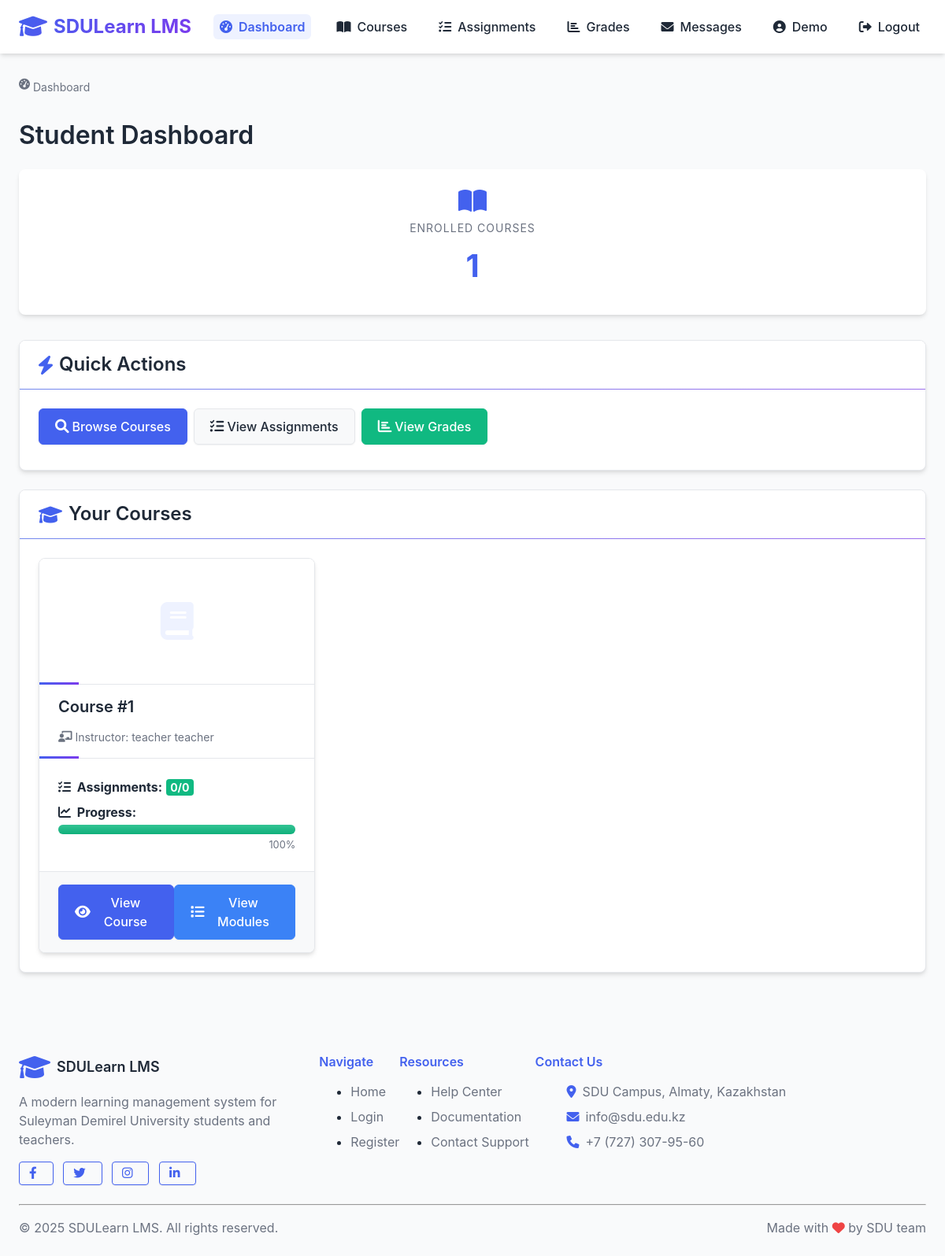
The page /student/dashboard (signed in) on the database its author committed.
### lms/models/user.py (models this page shows, shortened)
class User(db.Model, UserMixin):
    __tablename__ = 'users'
    id = db.Column(db.Integer, primary_key=True)
    first_name = db.Column(db.String(50), nullable=False)
    last_name = db.Column(db.String(50), nullable=False)
    email = db.Column(db.String(120), unique=True, nullable=False)
    password_hash = db.Column(db.String(256), nullable=False)
    role_id = db.Column(db.Integer, db.ForeignKey('roles.id'), nullable=False)
    is_active = db.Column(db.Boolean, default=True)
    created_at = db.Column(db.DateTime, default=datetime.utcnow)
    updated_at = db.Column(db.DateTime, default=datetime.utcnow, onupdate=datetime.utcnow)
    certificate_path = db.Column(db.String(255), nullable=True, default=None)
    certificate_verified = db.Column(db.Boolean, nullable=True, default=False)
    certificate_submitted_at = db.Column(db.DateTime, nullable=True, default=None)
    created_courses = db.relationship('Course', backref='teacher', lazy='dynamic')
    enrollments = db.relationship('Enrollment', back_populates='student', lazy='dynamic')
    submissions = db.relationship('Submission', back_populates='student', lazy='dynamic')
    @property
    def password(self):
        raise AttributeError('Password is not a readable attribute')
    def is_admin(self):
        return self.role.name == 'admin'
    def is_teacher(self):
        return self.role.name == 'teacher'
    def is_student(self):
        return self.role.name == 'student'
    def get_full_name(self):
        return f"{self.first_name} {self.last_name}"

### lms/models/course.py (models this page shows, shortened)
class Course(db.Model):
    __tablename__ = 'courses'
    id = db.Column(db.Integer, primary_key=True)
    title = db.Column(db.String(100), nullable=False)
    description = db.Column(db.Text)
    category_id = db.Column(db.Integer, db.ForeignKey('categories.id'))
    teacher_id = db.Column(db.Integer, db.ForeignKey('users.id'), nullable=False)
    image_path = db.Column(db.String(255))
    is_active = db.Column(db.Boolean, default=True)  # New field for course activation status
    is_approved = db.Column(db.Boolean, default=False)  # Field for admin approval status
    created_at = db.Column(db.DateTime, default=datetime.utcnow)
    materials = db.relationship('Material', backref='course', lazy='dynamic', cascade="all, delete-orphan")
    assignments = db.relationship('Assignment', backref='course', lazy='dynamic', cascade="all, delete-orphan")
    enrollments = db.relationship('Enrollment', back_populates='course', lazy='dynamic', cascade="all, delete-orphan")
    modules = db.relationship('Module', backref='course', lazy='dynamic', cascade="all, delete-orphan")

### lms/routes/student.py (the view, shortened to what this page needs)
@student_bp.route('/dashboard')
@login_required
@student_required
def dashboard():
    enrollments = Enrollment.query.filter_by(student_id=current_user.id).all()
    enrolled_courses = [enrollment.course for enrollment in enrollments]
    total_courses = len(enrolled_courses)
    course_stats = []
    for course in enrolled_courses:
        assignments = Assignment.query.filter_by(course_id=course.id).all()
        total_assignments = len(assignments)
        completed_assignments = 0
        if total_assignments > 0:
            progress = (completed_assignments / total_assignments) * 100
        else:
            progress = 100  # No assignments means 100% complete
        course_stats.append({
            'id': course.id,
            'title': course.title,
            'teacher': course.teacher.get_full_name(),
            'total_assignments': total_assignments,
            'completed_assignments': completed_assignments,
            'progress': progress
        })
    return render_template('student/dashboard.html',
                           total_courses=total_courses,
                           course_stats=course_stats)

### app.py (called while the page is built)
@login_manager.user_loader
def load_user(user_id):
    return User.query.get(int(user_id))

### lms/routes/student.py (called while the page is built)
def student_required(f):
    @wraps(f)
    def decorated_function(*args, **kwargs):
        if not current_user.is_authenticated or not current_user.is_student():
            flash('You do not have permission to access this page.', 'danger')
            return redirect(url_for('auth.login'))
        return f(*args, **kwargs)
    return decorated_function

### lms/templates/student/dashboard.html (shortened to what this page needs)
{% extends 'base.html' %}
{% block content %}
<div class="breadcrumb">
    <div class="breadcrumb-item active"><i class="fas fa-tachometer-alt mr-1"></i> Dashboard</div>
</div>
<h1 class="mb-4">Student Dashboard</h1>
<div class="dashboard-stats">
    <div class="stat-card">
        <i class="fas fa-book-open mb-2" style="font-size: 2rem; color: var(--primary);"></i>
        <div class="stat-label">Enrolled Courses</div>
        <div class="stat-value">{{ total_courses }}</div>
    </div>
</div>
<div class="card mb-4">
    <div class="card-header">
        <h3><i class="fas fa-bolt mr-2"></i>Quick Actions</h3>
    </div>
    <div class="card-body">
        <div class="d-flex flex-wrap gap-2">
            <a href="{{ url_for('student.browse_courses') }}" class="btn btn-primary mb-2 mr-2">
                <i class="fas fa-search mr-1"></i> Browse Courses
            </a>
            <a href="{{ url_for('student.my_assignments') }}" class="btn btn-secondary mb-2 mr-2">
                <i class="fas fa-tasks mr-1"></i> View Assignments
            </a>
            <a href="{{ url_for('student.view_grades') }}" class="btn btn-success mb-2">
                <i class="fas fa-chart-bar mr-1"></i> View Grades
            </a>
        </div>
    </div>
</div>
<div class="card">
    <div class="card-header">
        <h3><i class="fas fa-graduation-cap mr-2"></i>Your Courses</h3>
    </div>
    <div class="card-body">
        {% if course_stats %}
            <div class="course-grid">
                {% for course in course_stats %}
                <div class="course-card">
                    {% if course.image_path %}
                    <img src="{{ url_for('static', filename='uploads/' + course.image_path) }}" class="course-image" alt="{{ course.title }}">
                    {% else %}
                    <div class="course-card-header" style="height: 160px; display: flex; justify-content: center; align-items: center;">
                        <i class="fas fa-book" style="font-size: 3rem; color: var(--primary-light);"></i>
                    </div>
                    {% endif %}
                    <div class="course-card-header">
                        <h4 class="course-title">{{ course.title }}</h4>
                        <div class="course-teacher">
                            <i class="fas fa-chalkboard-teacher mr-1"></i> Instructor: {{ course.teacher }}
                        </div>
                    </div>
                    <div class="course-card-body">
                        <div class="mb-2">
                            <strong><i class="fas fa-tasks mr-1"></i> Assignments:</strong>
                            <span class="badge {% if course.completed_assignments == course.total_assignments %}badge-success{% else %}badge-primary{% endif %}">
                                {{ course.completed_assignments }}/{{ course.total_assignments }}
                            </span>
                        </div>
                        <div>
                            <strong><i class="fas fa-chart-line mr-1"></i> Progress:</strong>
                            <div class="progress mt-1">
                                <div class="progress-bar {% if course.progress > 80 %}bg-success{% endif %}"
                                     style="width: {{ course.progress }}%;"
                                     aria-valuenow="{{ course.progress }}"
                                     aria-valuemin="0"
                                     aria-valuemax="100">
                                </div>
                            </div>
                            <div class="text-right text-muted mt-1" style="font-size: 0.8rem;">
                                {{ course.progress }}%
                            </div>
                        </div>
                    </div>
                    <div class="course-card-footer">
                        <a href="{{ url_for('student.view_course', course_id=course.id) }}" class="btn btn-primary">
                            <i class="fas fa-eye mr-1"></i> View Course
                        </a>
                        <a href="{{ url_for('student.view_course_modules', course_id=course.id) }}" class="btn btn-info">
                            <i class="fas fa-list mr-1"></i> View Modules
                        </a>
                    </div>
                </div>
                {% endfor %}
            </div>
        {% endif %}
    </div>
</div>
{% endblock %}

### lms/templates/base.html (shortened to what this page needs)
<!DOCTYPE html>
<html lang="en">
<head>
    <link rel="stylesheet" href="{{ url_for('static', filename='css/styles.css') }}">
    <link rel="stylesheet" href="https://cdnjs.cloudflare.com/ajax/libs/font-awesome/6.0.0-beta3/css/all.min.css">
</head>
<body>
    <nav class="navbar">
        <div class="container navbar-container">
            <a href="/" class="navbar-logo">
                <i class="fas fa-graduation-cap"></i> SDULearn LMS
            </a>
            <ul class="navbar-links" id="navbar-links">
                {% if current_user.is_authenticated %}
                    {% if current_user.is_admin() %}
                        <li><a href="{{ url_for('admin.dashboard') }}" {% if request.path.startswith('/admin/dashboard') %}class="active"{% endif %}><i class="fas fa-tachometer-alt"></i> Dashboard</a></li>
                        <li><a href="{{ url_for('admin.manage_users') }}" {% if request.path.startswith('/admin/users') %}class="active"{% endif %}><i class="fas fa-users"></i> Users</a></li>
                        <li><a href="{{ url_for('admin.manage_teachers') }}" {% if request.path.startswith('/admin/teachers') %}class="active"{% endif %}><i class="fas fa-chalkboard-teacher"></i> Teachers</a></li>
                        <li><a href="{{ url_for('admin.manage_courses') }}" {% if request.path.startswith('/admin/courses') %}class="active"{% endif %}><i class="fas fa-book"></i> Courses</a></li>
                        <li><a href="{{ url_for('messages.inbox') }}" {% if request.path.startswith('/messages') %}class="active"{% endif %}><i class="fas fa-envelope"></i> Messages
                            <span id="messages-unread-badge" class="badge badge-danger" style="display: none;"></span>
                        </a></li>
                    {% elif current_user.is_student() %}
                        <li><a href="{{ url_for('student.dashboard') }}" {% if request.path.startswith('/student/dashboard') %}class="active"{% endif %}><i class="fas fa-tachometer-alt"></i> Dashboard</a></li>
                        <li><a href="{{ url_for('student.browse_courses') }}" {% if request.path.startswith('/student/courses') %}class="active"{% endif %}><i class="fas fa-book-open"></i> Courses</a></li>
                        <li><a href="{{ url_for('student.my_assignments') }}" {% if request.path.startswith('/student/assignments') %}class="active"{% endif %}><i class="fas fa-tasks"></i> Assignments</a></li>
                        <li><a href="{{ url_for('student.view_grades') }}" {% if request.path.startswith('/student/grades') %}class="active"{% endif %}><i class="fas fa-chart-bar"></i> Grades</a></li>
                        <li><a href="{{ url_for('messages.inbox') }}" {% if request.path.startswith('/messages') %}class="active"{% endif %}><i class="fas fa-envelope"></i> Messages
                        </a></li>
                    {% endif %}
                    <li><a href="{{ url_for('auth.profile') }}" {% if request.path.startswith('/auth/profile') %}class="active"{% endif %}><i class="fas fa-user-circle"></i> {{ current_user.first_name }}</a></li>
                    <li><a href="{{ url_for('auth.logout') }}"><i class="fas fa-sign-out-alt"></i> Logout</a></li>
                {% endif %}
            </ul>
        </div>
    </nav>
    <div class="container py-4">
        {% block content %}{% endblock %}
    </div>
    <footer class="bg-white py-4 mt-5 border-top">
        <div class="container">
            <div class="row">
                <div class="col-md-4">
                    <div class="d-flex align-items-center mb-3">
                        <i class="fas fa-graduation-cap text-primary mr-2" style="font-size: 2rem;"></i>
                        <h5 class="mb-0">SDULearn LMS</h5>
                    </div>
                    <p class="text-muted">A modern learning management system for Suleyman Demirel University students and teachers.</p>
                    <div class="mt-3">
                        <a href="#" class="btn btn-sm btn-outline-primary mr-2"><i class="fab fa-facebook-f"></i></a>
                        <a href="#" class="btn btn-sm btn-outline-primary mr-2"><i class="fab fa-twitter"></i></a>
                        <a href="#" class="btn btn-sm btn-outline-primary mr-2"><i class="fab fa-instagram"></i></a>
                        <a href="#" class="btn btn-sm btn-outline-primary"><i class="fab fa-linkedin-in"></i></a>
                    </div>
                </div>
                <div class="col-md-2">
                    <h6 class="mb-3 text-primary">Navigate</h6>
                    <ul class="list-unstyled">
                        <li class="mb-2"><a href="/" class="text-muted">Home</a></li>
                        <li class="mb-2"><a href="/auth/login" class="text-muted">Login</a></li>
                        <li class="mb-2"><a href="/auth/register" class="text-muted">Register</a></li>
                    </ul>
                </div>
                <div class="col-md-2">
                    <h6 class="mb-3 text-primary">Resources</h6>
                    <ul class="list-unstyled">
                        <li class="mb-2"><a href="#" class="text-muted">Help Center</a></li>
                        <li class="mb-2"><a href="#" class="text-muted">Documentation</a></li>
                        <li class="mb-2"><a href="#" class="text-muted">Contact Support</a></li>
                    </ul>
                </div>
                <div class="col-md-4">
                    <h6 class="mb-3 text-primary">Contact Us</h6>
                    <ul class="list-unstyled">
                        <li class="mb-2 d-flex align-items-center">
                            <i class="fas fa-map-marker-alt text-primary mr-2"></i>
                            <span class="text-muted">SDU Campus, Almaty, Kazakhstan</span>
                        </li>
                        <li class="mb-2 d-flex align-items-center">
                            <i class="fas fa-envelope text-primary mr-2"></i>
                            <span class="text-muted">info@sdu.edu.kz</span>
                        </li>
                        <li class="mb-2 d-flex align-items-center">
                            <i class="fas fa-phone text-primary mr-2"></i>
                            <span class="text-muted">+7 (727) 307-95-60</span>
                        </li>
                    </ul>
                </div>
            </div>
            <hr class="mt-4 mb-3">
            <div class="d-flex justify-content-between align-items-center">
                <p class="mb-0 text-muted">© 2025 SDULearn LMS. All rights reserved.</p>
                <p class="mb-0 text-muted">Made with <i class="fas fa-heart text-danger"></i> by SDU team</p>
            </div>
        </div>
    </footer>
</body>
</html>

### rows shown on the page
User: first_name "Demo"
Course: title "Course #1", teacher "teacher teacher", completed_assignments "0", total_assignments "0", progress "100"

### other values the page prints
{{ total_courses }} "1"
